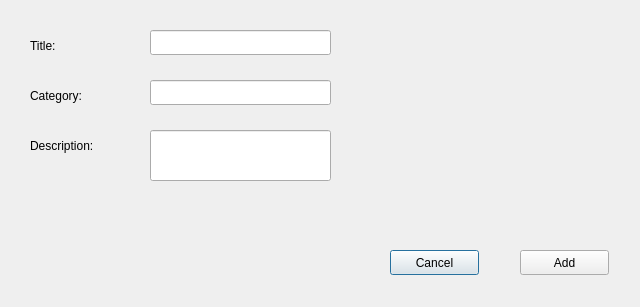
<?xml version="1.0" encoding="UTF-8"?>
<ui version="4.0">
 <class>DialogAddMovie</class>
 <widget class="QDialog" name="DialogAddMovie">
  <property name="geometry">
   <rect>
    <x>0</x>
    <y>0</y>
    <width>640</width>
    <height>307</height>
   </rect>
  </property>
  <property name="windowTitle">
   <string>Dialog</string>
  </property>
  <widget class="QLabel" name="label_title">
   <property name="geometry">
    <rect>
     <x>30</x>
     <y>30</y>
     <width>101</width>
     <height>31</height>
    </rect>
   </property>
   <property name="text">
    <string>Title:</string>
   </property>
  </widget>
  <widget class="QLabel" name="label_category">
   <property name="geometry">
    <rect>
     <x>30</x>
     <y>80</y>
     <width>101</width>
     <height>31</height>
    </rect>
   </property>
   <property name="text">
    <string>Category:</string>
   </property>
  </widget>
  <widget class="QLabel" name="label_description">
   <property name="geometry">
    <rect>
     <x>30</x>
     <y>130</y>
     <width>101</width>
     <height>31</height>
    </rect>
   </property>
   <property name="text">
    <string>Description:</string>
   </property>
  </widget>
  <widget class="QLineEdit" name="lineEdit_title">
   <property name="geometry">
    <rect>
     <x>150</x>
     <y>30</y>
     <width>181</width>
     <height>25</height>
    </rect>
   </property>
  </widget>
  <widget class="QLineEdit" name="lineEdit_category">
   <property name="geometry">
    <rect>
     <x>150</x>
     <y>80</y>
     <width>181</width>
     <height>25</height>
    </rect>
   </property>
  </widget>
  <widget class="QPushButton" name="button_cancel">
   <property name="geometry">
    <rect>
     <x>390</x>
     <y>250</y>
     <width>89</width>
     <height>25</height>
    </rect>
   </property>
   <property name="text">
    <string>Cancel</string>
   </property>
  </widget>
  <widget class="QPushButton" name="button_add">
   <property name="geometry">
    <rect>
     <x>520</x>
     <y>250</y>
     <width>89</width>
     <height>25</height>
    </rect>
   </property>
   <property name="text">
    <string>Add</string>
   </property>
  </widget>
  <widget class="QLineEdit" name="lineEdit_description">
   <property name="geometry">
    <rect>
     <x>150</x>
     <y>130</y>
     <width>181</width>
     <height>51</height>
    </rect>
   </property>
  </widget>
 </widget>
 <resources/>
 <connections/>
</ui>
